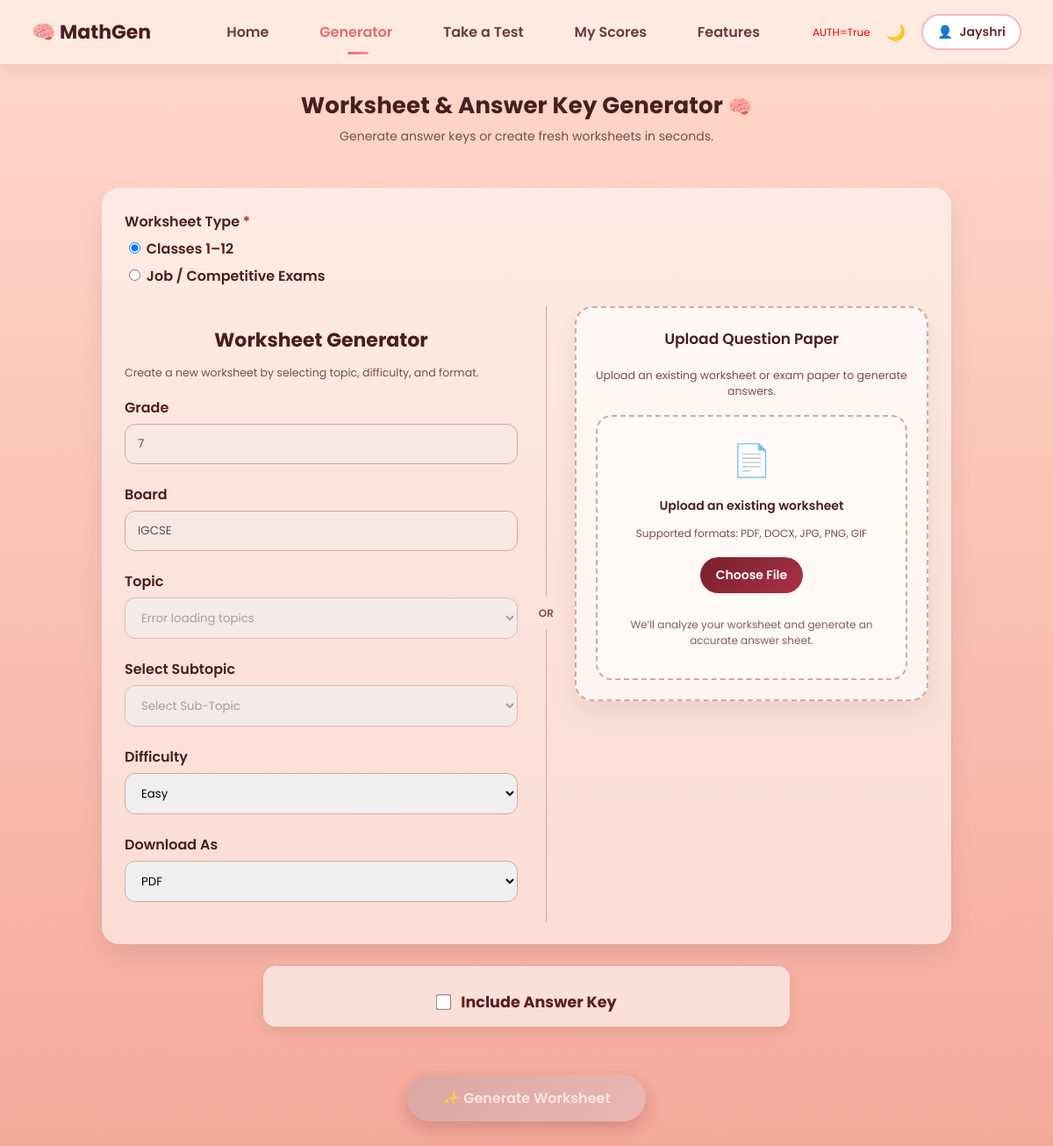
/generate-worksheet (signed in), run on the app's committed database.
### server.py (models this page shows, shortened)
class User(UserMixin, db.Model):
    id = db.Column(db.Integer, primary_key=True)
    name = db.Column(db.String(100), nullable=False)
    email = db.Column(db.String(120), unique=True, nullable=False)
    country_code = db.Column(db.String(5), nullable=False, default="+91")  # ✅ ADD
    phone_number = db.Column(db.String(30), unique=True, nullable=True)
    grade = db.Column(db.String(20))
    password_hash = db.Column(db.String(256), nullable=True)
    age = db.Column(db.Integer, nullable=True)
    city = db.Column(db.String(100), nullable=True)
    postal_code = db.Column(db.String(20), nullable=True)
    timezone = db.Column(db.String(50), nullable=True)
    whatsapp_consent = db.Column(db.Boolean, default=False)
    newsletter_consent = db.Column(db.Boolean, default=False)
    board = db.Column(db.String(50), nullable=True)
    profile_completed = db.Column(db.Boolean, default=False)
    dob = db.Column(db.Date, nullable=True)

### server.py (the view, shortened to what this page needs)
@app.route('/generate-worksheet', methods=['GET', 'POST'])
@login_required
def generate_worksheet():
    if request.form.get("grade") == "10-12" or request.form.get("board") == "CBSE-ICSE":
        return jsonify({
            "error": "Combo syllabus must be generated via Exam Papers section."
        }), 400
    if request.method == 'GET':
        return render_template('index.html')

### server.py (called while the page is built)
@app.context_processor
def inject_now():
    return {'now': datetime.now}

@login_manager.user_loader
def load_user(user_id):
    return User.query.get(int(user_id))

def clear_temp_dir():
    for f in os.listdir(TEMP_DIR):
        try:
            os.remove(os.path.join(TEMP_DIR, f))
        except:
            pass

@app.after_request
def cleanup_temp(response):
    if response.direct_passthrough:
        return response
    clear_temp_dir()
    return response

### templates/index.html (shortened to what this page needs)
{% extends "base.html" %}
{% block content %}
<div class="page-header">
    <h1 class="page-title">
        Worksheet & Answer Key Generator <span>🧠</span>
    </h1>
    <p class="page-subtitle">
        Generate answer keys or create fresh worksheets in seconds.
    </p>
</div>
<form
    method="POST"
    action="{{ url_for('generate_worksheet') }}"
    enctype="multipart/form-data"
    novalidate
>
<div class="ws-container">
<div class="ws-card">
    <div class="form-group">
  <label class="required">Worksheet Type</label>
  <label>
    <input type="radio" name="worksheet_type" value="school" checked onchange="toggleWorksheetType()">
    Classes 1–12
  </label>
  <label>
    <input type="radio" name="worksheet_type" value="job" onchange="toggleWorksheetType()">
    Job / Competitive Exams
  </label>
</div>
    <div class="ws-grid">
<div class="left-panel" id="generatorPanel">
    <div id="school-fields">
<h3 class="section-title">Worksheet Generator</h3>
<p class="section-desc">
    Create a new worksheet by selecting topic, difficulty, and format.
</p>
            <div class="form-group">
                <label>Grade</label>
                <input class="pretty-input" value="{{ current_user.grade }}" disabled>
            </div>
            <div class="form-group">
                <label>Board</label>
                <input class="pretty-input" value="{{ current_user.board }}" disabled>
            </div>
            <div class="form-group">
                <label>Topic</label>
                <select class="pretty-select" name="topic" id="topic" disabled>
                    <option value="">Loading topics...</option>
                </select>
            </div>
            <div class="form-group">
    <label>Select Subtopic</label>
    <select class="pretty-select" name="subtopic" id="subtopic" disabled>
        <option value="">Select Sub-Topic</option>
    </select>
</div>
            <div class="form-group">
                <label>Difficulty</label>
                <select class="pretty-select" name="difficulty">
                    <option value="Easy">Easy</option>
                </select>
            </div>
            <div class="form-group">
                <label>Download As</label>
                <select class="pretty-select" name="school_format" id="school-format">
                    <option value="pdf">PDF</option>
                </select>
            </div>
</div>
</div>
        <div class="vertical-or">OR</div>
        <div class="ws-card secondary upload-card">
    <h3 class="section-title">Upload Question Paper</h3>
<p class="section-desc">
    Upload an existing worksheet or exam paper to generate answers.
</p>
    <div class="upload-zone">
        <div class="upload-icon">📄</div>
        <p class="upload-title">Upload an existing worksheet</p>
        <p class="upload-subtext">
            Supported formats: PDF, DOCX, JPG, PNG, GIF
        </p>
        <label class="upload-btn">
            Choose File
        </label>
        <p class="upload-hint">
            We’ll analyze your worksheet and generate an accurate answer sheet.
        </p>
    </div>
</div>
    </div>
</div>
<div class="answer-key-bar">
    <label class="checkbox-group">
        <input type="checkbox" name="answer_key" value="1">
        Include Answer Key
    </label>
</div>
<div class="generate-btn">
<button type="submit" id="generateBtn" disabled>
    ✨ Generate Worksheet
</button>
</div>
</form>
{% endblock %}

### templates/base.html (shortened to what this page needs)
<!DOCTYPE html>
<html lang="en">
<head>
</head>
<body>
<div class="navbar">
    <div class="logo">🧠 MathGen</div>
    <nav class="nav-links">
    <a href="{{ url_for('landing_page') }}"
       class="{% if request.endpoint == 'landing_page' %}active{% endif %}">
        Home
    </a>
    <a href="{{ url_for('generate_worksheet') }}"
   class="nav-link {% if request.endpoint == 'generate_worksheet' %}active{% endif %}">
    Generator
</a>
    <a href="{{ url_for('job_exams') }}"
       class="{% if request.endpoint == 'job_exams' %}active{% endif %}">
        Take a Test
    </a>
    <a href="{{ url_for('my_scores') }}"
       class="{% if request.endpoint == 'my_scores' %}active{% endif %}">
        My Scores
    </a>
    <a href="{{ url_for('features') }}"
       class="{% if request.endpoint == 'features' %}active{% endif %}">
        Features
    </a>
</nav>
    <div class="nav-right">
        <span style="color:red;font-size:12px;">
AUTH={{ current_user.is_authenticated }}
</span>
    <div class="dark-toggle" onclick="toggleDark()">🌙</div>
    {% if current_user.is_authenticated %}
        <div class="profile" id="profileBox">
           <button type="button" class="profile-btn" onclick="toggleProfile()">
    👤 <span>{{ current_user.name }}</span>
</button>
        </div>
    {% else %}
        <a href="#" id="loginBtn">Login</a>
        <a href="{{ url_for('register') }}">Sign Up</a>
    {% endif %}
</div>
</div>
{% block content %}{% endblock %}
</body>
</html>

### templates/base.html (style rules this page uses)
* { box-sizing: border-box; font-family: 'Poppins', sans-serif; }
body { margin: 0; background: linear-gradient(180deg, #ffd9cc, #f4a99a); color: #4b1e1e; transition: background 0.3s, color 0.3s; }
.navbar { background: rgba(255, 235, 225, 0.95); padding: 16px 36px; display: flex; justify-content: space-between; align-items: center; box-shadow: 0 6px 20px rgba(0,0,0,0.08); position: sticky; top: 0; z-index: 1000; }
.logo { font-size: 22px; font-weight: 700; display: flex; align-items: center; gap: 8px; }
.nav-links a { margin-left: 26px; text-decoration: none; font-weight: 500; color: inherit; }
.nav-right { display: flex; align-items: center; gap: 18px; }
.profile { position: relative; }
.profile-btn { display: flex; align-items: center; gap: 8px; padding: 8px 16px; border-radius: 999px; background: #fff; border: 2px solid #f2b8c6; font-size: 14px; font-weight: 600; color: #6b2b2b; cursor: pointer; outline: none; transition: all 0.25s ease; }
.profile-btn { appearance: none; -webkit-appearance: none; }
.dark-toggle { cursor: pointer; font-size: 18px; }
.navbar a { position: relative; padding: 8px 14px; font-weight: 600; color: #6b3a3a; text-decoration: none; transition: all 0.3s ease; }
.navbar a.active { color: #e56b6f; }
.navbar a.active::after { content: ""; position: absolute; bottom: -6px; left: 50%; transform: translateX(-50%); width: 24px; height: 3px; background: linear-gradient(135deg, #e56b6f, #ff8fa3); border-radius: 10px; }
label.required::after { content: " *"; color: #c0392b; font-weight: 700; }
.checkbox-group { display: flex; align-items: center; gap: 10px; }
.checkbox-group input[type="checkbox"] { width: 16px; height: 16px; margin: 0; cursor: pointer; }

### data on the page
User: name "Jayshri", grade "7", board "IGCSE"

### other printed values
{{ current_user.is_authenticated }} "True"
